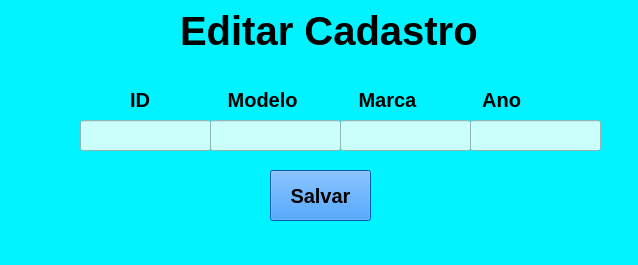
<?xml version="1.0" encoding="UTF-8"?>
<ui version="4.0">
 <class>MainWindow</class>
 <widget class="QMainWindow" name="MainWindow">
  <property name="geometry">
   <rect>
    <x>0</x>
    <y>0</y>
    <width>638</width>
    <height>265</height>
   </rect>
  </property>
  <property name="windowTitle">
   <string>MainWindow</string>
  </property>
  <property name="styleSheet">
   <string notr="true">background-color: rgb(255, 226, 7);
background-color: rgb(0, 243, 255);</string>
  </property>
  <widget class="QWidget" name="centralwidget">
   <widget class="QLabel" name="label">
    <property name="geometry">
     <rect>
      <x>180</x>
      <y>10</y>
      <width>311</width>
      <height>41</height>
     </rect>
    </property>
    <property name="font">
     <font>
      <pointsize>30</pointsize>
      <weight>75</weight>
      <bold>true</bold>
     </font>
    </property>
    <property name="text">
     <string>Editar Cadastro</string>
    </property>
   </widget>
   <widget class="QLabel" name="label_2">
    <property name="geometry">
     <rect>
      <x>130</x>
      <y>90</y>
      <width>531</width>
      <height>20</height>
     </rect>
    </property>
    <property name="font">
     <font>
      <pointsize>15</pointsize>
      <weight>75</weight>
      <bold>true</bold>
     </font>
    </property>
    <property name="text">
     <string>ID              Modelo           Marca            Ano</string>
    </property>
   </widget>
   <widget class="QLineEdit" name="lineEdit">
    <property name="geometry">
     <rect>
      <x>80</x>
      <y>120</y>
      <width>131</width>
      <height>31</height>
     </rect>
    </property>
    <property name="styleSheet">
     <string notr="true">background-color: rgb(1, 230, 255);
background-color: rgb(202, 255, 252);</string>
    </property>
   </widget>
   <widget class="QLineEdit" name="lineEdit_2">
    <property name="geometry">
     <rect>
      <x>210</x>
      <y>120</y>
      <width>131</width>
      <height>31</height>
     </rect>
    </property>
    <property name="styleSheet">
     <string notr="true">background-color: rgb(202, 255, 252);</string>
    </property>
   </widget>
   <widget class="QLineEdit" name="lineEdit_3">
    <property name="geometry">
     <rect>
      <x>340</x>
      <y>120</y>
      <width>131</width>
      <height>31</height>
     </rect>
    </property>
    <property name="styleSheet">
     <string notr="true">background-color: rgb(202, 255, 252);</string>
    </property>
   </widget>
   <widget class="QLineEdit" name="lineEdit_4">
    <property name="geometry">
     <rect>
      <x>470</x>
      <y>120</y>
      <width>131</width>
      <height>31</height>
     </rect>
    </property>
    <property name="styleSheet">
     <string notr="true">background-color: rgb(202, 255, 252);</string>
    </property>
   </widget>
   <widget class="QPushButton" name="pushButton">
    <property name="geometry">
     <rect>
      <x>270</x>
      <y>170</y>
      <width>101</width>
      <height>51</height>
     </rect>
    </property>
    <property name="font">
     <font>
      <pointsize>15</pointsize>
      <weight>75</weight>
      <bold>true</bold>
     </font>
    </property>
    <property name="styleSheet">
     <string notr="true">background-color: rgb(3, 125, 255);</string>
    </property>
    <property name="text">
     <string>Salvar</string>
    </property>
   </widget>
  </widget>
  <widget class="QMenuBar" name="menubar">
   <property name="geometry">
    <rect>
     <x>0</x>
     <y>0</y>
     <width>638</width>
     <height>21</height>
    </rect>
   </property>
  </widget>
  <widget class="QStatusBar" name="statusbar"/>
 </widget>
 <resources/>
 <connections/>
</ui>
